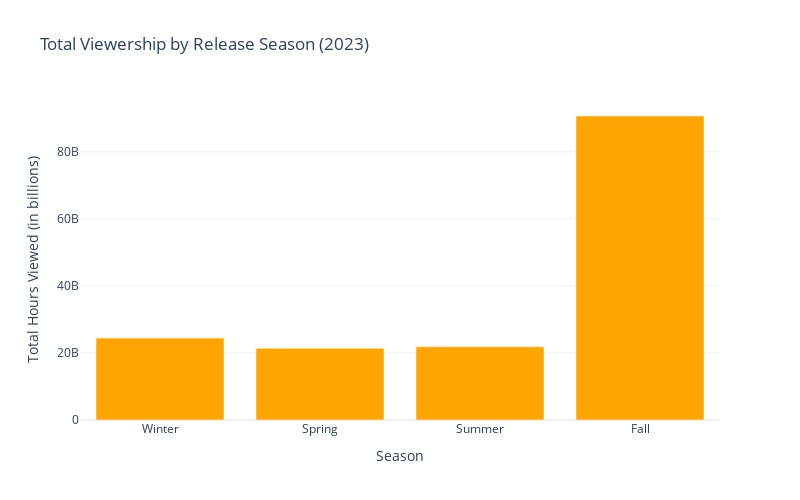

Notebook code cell kept with this figure:
### Code cell
#Aggregating viewership hours by release season

Viewership_by_seasons = netflix_data.groupby('Release Season')['Hours Viewed'].sum()

# Ordering the seasons
seasons_order = ['Winter', 'Spring', 'Summer', 'Fall']
seasonal_viewership = Viewership_by_seasons.reindex(seasons_order)

fig = go.Figure(data=[
    go.Bar(
    x = Viewership_by_seasons.index,
    y= Viewership_by_seasons.values,
    marker_color = 'orange'
    )
])

fig.update_layout(
    title = 'Total Viewership by Release Season (2023)',
    xaxis_title = 'Season',
    yaxis_title = 'Total Hours Viewed (in billions)',
    xaxis_tickangle = 0,
    height=500,
    width=800,
    xaxis = dict(
        categoryorder='array',
        categoryarray=seasons_order
    )
)

fig.show()

### Figure 1 — Plotly figure (JSON) as saved in the notebook; plotly's stock layout.template omitted (floating-point values rounded to 4 significant figures)
{"data": [{"marker": {"color": "orange"}, "type": "bar", "x": ["Fall", "Spring", "Summer", "Winter"], "y": [90710000000.0, 21400000000.0, 21860000000.0, 24430000000.0]}], "layout": {"height": 500, "title": {"text": "Total Viewership by Release Season (2023)"}, "width": 800, "xaxis": {"categoryarray": ["Winter", "Spring", "Summer", "Fall"], "categoryorder": "array", "tickangle": 0, "title": {"text": "Season"}}, "yaxis": {"title": {"text": "Total Hours Viewed (in billions)"}}}}
